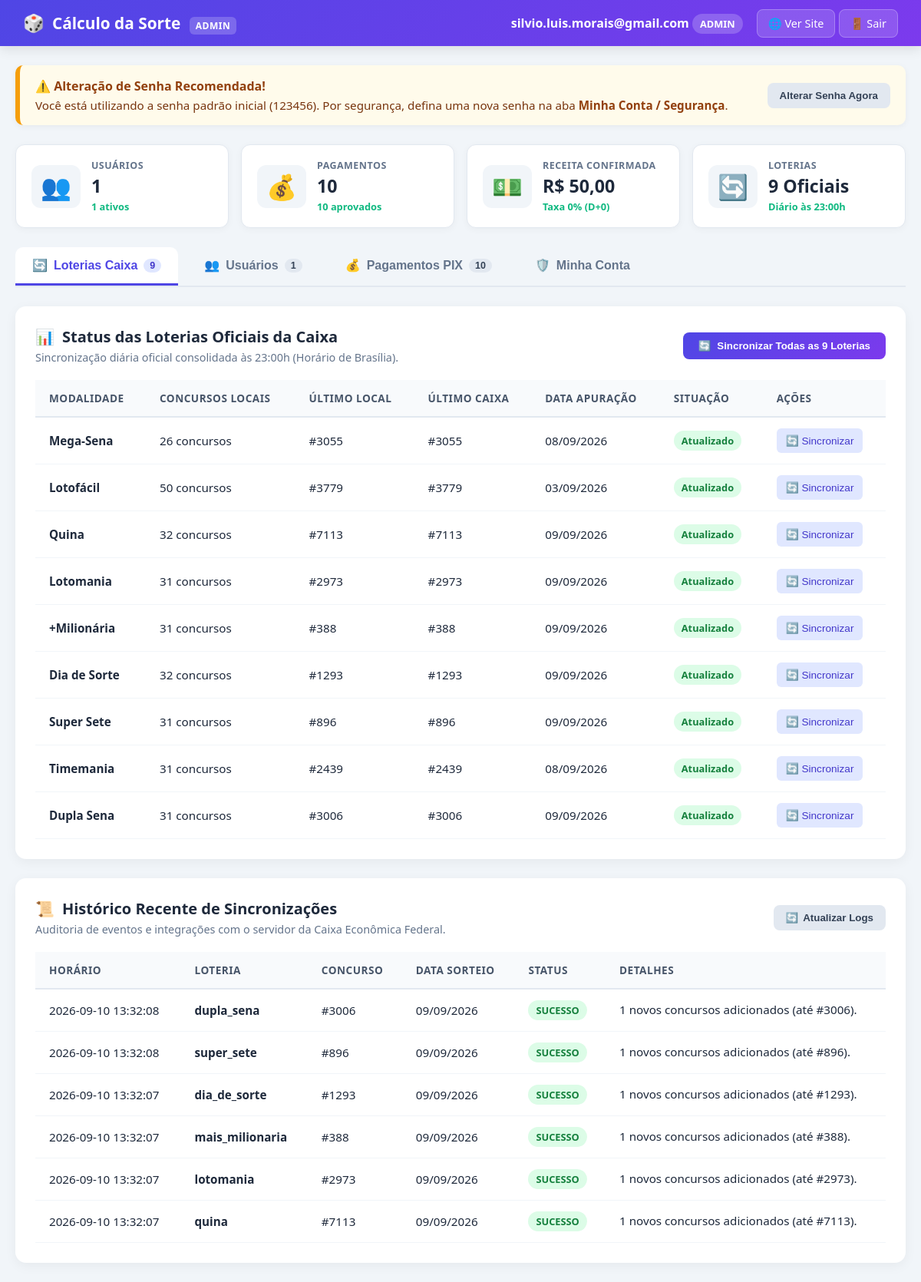
The page /admin (signed in) on the database its author committed.
### tables this page shows
CREATE TABLE users (
                id INTEGER PRIMARY KEY AUTOINCREMENT,
                email TEXT UNIQUE NOT NULL,
                name TEXT NOT NULL DEFAULT 'Apostador',
                password_hash TEXT NOT NULL,
                role TEXT NOT NULL DEFAULT 'user',
                plan TEXT NOT NULL DEFAULT 'free',
                credits INTEGER NOT NULL DEFAULT 1,
                vip_expires_at TIMESTAMP,
                is_blocked INTEGER NOT NULL DEFAULT 0,
                must_change_password INTEGER NOT NULL DEFAULT 0,
                created_at TIMESTAMP DEFAULT CURRENT_TIMESTAMP,
                last_login TIMESTAMP
            , accepted_terms_at TIMESTAMP);

CREATE TABLE sync_logs (
                id INTEGER PRIMARY KEY AUTOINCREMENT,
                loteria_type TEXT NOT NULL,
                concurso INTEGER,
                data_sorteio TEXT,
                status TEXT NOT NULL,
                mensagem TEXT,
                created_at TIMESTAMP DEFAULT CURRENT_TIMESTAMP
            );

### app.py (the view)
@app.route('/admin')
@admin_required
def admin_dashboard():
    user = database.get_user_by_id(session['user_id'])
    usuarios = database.get_all_users()
    pagamentos = database.get_all_payments()
    logs = database.get_latest_sync_logs(15)
    status_loterias = updater.obter_status_loterias(consultar_online=False)
    total_usuarios = len(usuarios)
    usuarios_ativos = sum(1 for u in usuarios if not u.get('is_blocked'))
    total_pagamentos = len(pagamentos)
    pagamentos_aprovados = sum(1 for p in pagamentos if p.get('status') == 'aprovado')
    receita_total = sum(float(p.get('valor', 0)) for p in pagamentos if p.get('status') == 'aprovado')
    metricas = {
        'total_usuarios': total_usuarios,
        'usuarios_ativos': usuarios_ativos,
        'total_pagamentos': total_pagamentos,
        'pagamentos_aprovados': pagamentos_aprovados,
        'receita_total': receita_total
    }
    aba_ativa = request.args.get('aba', 'tab-loterias')
    return render_template(
        'admin.html',
        user=user,
        usuarios=usuarios,
        pagamentos=pagamentos,
        logs=logs,
        status_loterias=status_loterias,
        metricas=metricas,
        aba_ativa=aba_ativa
    )

### app.py (called while the page is built)
@app.after_request
def aplicar_cabecalhos_seguranca(response):
    response.headers['X-Content-Type-Options'] = 'nosniff'
    response.headers['X-Frame-Options'] = 'SAMEORIGIN'
    response.headers['Referrer-Policy'] = 'strict-origin-when-cross-origin'
    response.headers['X-XSS-Protection'] = '1; mode=block'
    return response

### database.py (called while the page is built, shortened)
@contextmanager
def get_db_connection():
    os.makedirs(DATA_DIR, exist_ok=True)
    conn = sqlite3.connect(DB_PATH)
    conn.row_factory = sqlite3.Row
    try:
        yield conn
        conn.commit()
    finally:
        conn.close()

def get_user_by_id(user_id: int) -> Optional[Dict[str, Any]]:
    with get_db_connection() as conn:
        row = conn.execute('SELECT * FROM users WHERE id = ?', (user_id,)).fetchone()
        if row:
            return dict(row)

def get_all_users() -> List[Dict[str, Any]]:
    if os.environ.get('VERCEL'):
        sync_db_from_cloud(force=False)
    with get_db_connection() as conn:
        rows = conn.execute(
            'SELECT id, email, name, role, plan, credits, vip_expires_at, is_blocked, must_change_password, created_at, last_login '
            'FROM users ORDER BY id ASC'
        ).fetchall()
        return [dict(r) for r in rows]

def get_latest_sync_logs(limit: int = 20) -> List[Dict[str, Any]]:
    with get_db_connection() as conn:
        rows = conn.execute(
            'SELECT * FROM sync_logs ORDER BY id DESC LIMIT ?',
            (limit,)
        ).fetchall()
        return [dict(r) for r in rows]

def get_all_payments() -> List[Dict[str, Any]]:
    if os.environ.get('VERCEL'):
        sync_db_from_cloud(force=False)
    with get_db_connection() as conn:
        rows = conn.execute('''
            SELECT p.*, u.email as user_email, u.name as user_name
            FROM payments p
            LEFT JOIN users u ON p.user_id = u.id
            ORDER BY p.id DESC
        ''').fetchall()
        return [dict(r) for r in rows]

### updater.py (called while the page is built)
def carregar_meta(loteria_type: str) -> Dict[str, Any]:
    path = os.path.join(DATA_DIR, f'{loteria_type}_meta.json')
    if not os.path.exists(path) and os.path.exists(os.path.join(ORIGINAL_DATA_DIR, f'{loteria_type}_meta.json')):
        path = os.path.join(ORIGINAL_DATA_DIR, f'{loteria_type}_meta.json')
    if os.path.exists(path):
        try:
            with open(path, 'r', encoding='utf-8') as f:
                return json.load(f)
        except Exception:
            pass
    return {}

### templates/admin.html (shortened to what this page needs)
<!DOCTYPE html>
<html lang="pt-BR">
<head>
</head>
<body>
    <header class="top-navbar">
        <div class="brand">
            <span class="brand-icon">🎲</span>
            <span>Cálculo da <strong>Sorte</strong> <span class="brand-badge-tag">Admin</span></span>
        </div>
        <div class="user-nav">
            <div class="user-info">
                <strong>{{ user.email if user else 'Administrador' }}</strong>
                <span class="badge-role">{{ user.role if user else 'admin' }}</span>
            </div>
            <div class="user-nav-actions">
                <a href="/" class="btn-nav">🌐 Ver Site</a>
                <a href="/logout" class="btn-nav">🚪 Sair</a>
            </div>
        </div>
    </header>
    <div class="container">
        {% if user and user.must_change_password %}
        <div class="alert-banner">
            <div>
                <strong>⚠️ Alteração de Senha Recomendada!</strong>
                <p>Você está utilizando a senha padrão inicial (123456). Por segurança, defina uma nova senha na aba <strong>Minha Conta / Segurança</strong>.</p>
            </div>
            <button class="btn-secondary" onclick="ativarAba('tab-seguranca')">Alterar Senha Agora</button>
        </div>
        {% endif %}
        <div class="metrics-grid">
            <div class="metric-card">
                <div class="metric-icon">👥</div>
                <div class="metric-info">
                    <h4>Usuários</h4>
                    <div class="metric-value">{{ metricas.total_usuarios if metricas else (usuarios|length) }}</div>
                    <div class="metric-sub">{{ metricas.usuarios_ativos if metricas else (usuarios|length) }} ativos</div>
                </div>
            </div>
            <div class="metric-card">
                <div class="metric-icon">💰</div>
                <div class="metric-info">
                    <h4>Pagamentos</h4>
                    <div class="metric-value">{{ metricas.total_pagamentos if metricas else (pagamentos|length) }}</div>
                    <div class="metric-sub">{{ metricas.pagamentos_aprovados if metricas else 0 }} aprovados</div>
                </div>
            </div>
            <div class="metric-card">
                <div class="metric-icon">💵</div>
                <div class="metric-info">
                    <h4>Receita Confirmada</h4>
                    <div class="metric-value">R$ {{ "%.2f"|format(metricas.receita_total if metricas else 0)|replace('.', ',') }}</div>
                    <div class="metric-sub">Taxa 0% (D+0)</div>
                </div>
            </div>
            <div class="metric-card">
                <div class="metric-icon">🔄</div>
                <div class="metric-info">
                    <h4>Loterias</h4>
                    <div class="metric-value">9 Oficiais</div>
                    <div class="metric-sub">Diário às 23:00h</div>
                </div>
            </div>
        </div>
        <div class="tabs-header">
            <button class="tab-btn {% if not aba_ativa or aba_ativa == 'tab-loterias' %}active{% endif %}" onclick="ativarAba('tab-loterias')">
                <span>🔄</span>
                <span>Loterias Caixa</span>
                <span class="tab-counter">9</span>
            </button>
            <button class="tab-btn {% if aba_ativa == 'tab-usuarios' %}active{% endif %}" onclick="ativarAba('tab-usuarios')">
                <span>👥</span>
                <span>Usuários</span>
                <span class="tab-counter" id="badge-total-usuarios">{{ usuarios|length }}</span>
            </button>
            <button class="tab-btn {% if aba_ativa == 'tab-pagamentos' %}active{% endif %}" onclick="ativarAba('tab-pagamentos')">
                <span>💰</span>
                <span>Pagamentos PIX</span>
                <span class="tab-counter" id="badge-total-pagamentos">{{ pagamentos|length }}</span>
            </button>
            <button class="tab-btn {% if aba_ativa == 'tab-seguranca' %}active{% endif %}" onclick="ativarAba('tab-seguranca')">
                <span>🛡️</span>
                <span>Minha Conta</span>
            </button>
        </div>
        <div id="tab-loterias" class="tab-content {% if not aba_ativa or aba_ativa == 'tab-loterias' %}active{% endif %}">
            <div class="card">
                <div class="card-header">
                    <div>
                        <h3><span>📊</span> Status das Loterias Oficiais da Caixa</h3>
                        <p style="color: #64748b; font-size: 0.9rem; margin-top: 4px;">Sincronização diária oficial consolidada às 23:00h (Horário de Brasília).</p>
                    </div>
                    <div>
                        <button class="btn-primary" id="btn-sync-all" onclick="sincronizarTodasLoterias()">
                            <span id="sync-all-icon">🔄</span> Sincronizar Todas as 9 Loterias
                        </button>
                    </div>
                </div>
                <div class="table-responsive">
                    <table class="responsive-card-table">
                        <thead>
                            <tr>
                                <th>Modalidade</th>
                                <th>Concursos Locais</th>
                                <th>Último Local</th>
                                <th>Último Caixa</th>
                                <th>Data Apuração</th>
                                <th>Situação</th>
                                <th>Ações</th>
                            </tr>
                        </thead>
                        <tbody id="tabela-loterias-body">
                            {% if status_loterias %}
                                {% for item in status_loterias %}
                                <tr>
                                    <td data-label="Modalidade"><strong>{{ item.nome }}</strong></td>
                                    <td data-label="Concursos Locais">{{ item.total_local }} concursos</td>
                                    <td data-label="Último Local">#{{ item.ultimo_local }}</td>
                                    <td data-label="Último Caixa">#{{ item.ultimo_caixa }}</td>
                                    <td data-label="Data Apuração">{{ item.data_apuracao }}</td>
                                    <td data-label="Situação">
                                        {% if item.situacao == 'Atualizado' %}
                                            <span class="badge badge-success">Atualizado</span>
                                        {% elif item.situacao == 'Sem histórico' %}
                                            <span class="badge badge-danger">Sem histórico</span>
                                        {% else %}
                                            <span class="badge badge-warning">{{ item.situacao }}</span>
                                        {% endif %}
                                    </td>
                                    <td data-label="Ações">
                                        <button class="btn-sm btn-sync-sm" id="btn-sync-{{ item.loteria_type }}" onclick="sincronizarLoteria('{{ item.loteria_type }}')">
                                            🔄 Sincronizar
                                        </button>
                                    </td>
                                </tr>
                                {% endfor %}
                            {% else %}
                                <tr>
                                    <td colspan="7" style="text-align: center; color: #64748b; padding: 25px;">
                                        Carregando status das loterias...
                                    </td>
                                </tr>
                            {% endif %}
                        </tbody>
                    </table>
                </div>
            </div>
            <div class="card">
                <div class="card-header">
                    <div>
                        <h3><span>📜</span> Histórico Recente de Sincronizações</h3>
                        <p style="color: #64748b; font-size: 0.9rem; margin-top: 4px;">Auditoria de eventos e integrações com o servidor da Caixa Econômica Federal.</p>
                    </div>
                    <div>
                        <button class="btn-secondary" onclick="carregarStatusLoterias()">
                            <span>🔄</span> Atualizar Logs
                        </button>
                    </div>
                </div>
                <div class="table-responsive">
                    <table class="responsive-card-table">
                        <thead>
                            <tr>
                                <th>Horário</th>
                                <th>Loteria</th>
                                <th>Concurso</th>
                                <th>Data Sorteio</th>
                                <th>Status</th>
                                <th>Detalhes</th>
                            </tr>
                        </thead>
                        <tbody id="tabela-logs-body">
                            {% if logs %}
                                {% for log in logs %}
                                <tr>
                                    <td data-label="Horário" style="white-space: nowrap;">{{ log.created_at }}</td>
                                    <td data-label="Loteria"><strong>{{ log.loteria_type }}</strong></td>
                                    <td data-label="Concurso">#{{ log.concurso if log.concurso else '-' }}</td>
                                    <td data-label="Data Sorteio">{{ log.data_sorteio if log.data_sorteio else '-' }}</td>
                                    <td data-label="Status">
                                        <span class="badge {{ 'badge-success' if log.status == 'SUCESSO' else 'badge-danger' }}">{{ log.status }}</span>
                                    </td>
                                    <td data-label="Detalhes" class="col-detalhes">{{ log.mensagem }}</td>
                                </tr>
                                {% endfor %}
                            {% else %}
                                <tr>
                                    <td colspan="6" style="text-align: center; color: #64748b; padding: 20px;">Nenhum registro recente gravado.</td>
                                </tr>
                            {% endif %}
                        </tbody>
                    </table>
                </div>
            </div>
        </div>
    </div>
</body>
</html>

### rows shown on the page
users: email "silvio.luis.morais@gmail.com", role "ADMIN"
sync_logs: nome "Quina", total_local "32", ultimo_local "7113", ultimo_caixa "7113", data_apuracao "09/09/2026", created_at "2026-09-10 13:32:07", loteria_type "quina", concurso "7113", data_sorteio "09/09/2026", status "SUCESSO", mensagem "1 novos concursos adicionados (até #7113)."
sync_logs: nome "Lotomania", total_local "31", ultimo_local "2973", ultimo_caixa "2973", data_apuracao "09/09/2026", created_at "2026-09-10 13:32:07", loteria_type "lotomania", concurso "2973", data_sorteio "09/09/2026", status "SUCESSO", mensagem "1 novos concursos adicionados (até #2973)."
sync_logs: created_at "2026-09-10 13:32:08", loteria_type "dupla_sena", concurso "3006", data_sorteio "09/09/2026", status "SUCESSO", mensagem "1 novos concursos adicionados (até #3006)."
sync_logs: created_at "2026-09-10 13:32:08", loteria_type "super_sete", concurso "896", data_sorteio "09/09/2026", status "SUCESSO", mensagem "1 novos concursos adicionados (até #896)."
sync_logs: created_at "2026-09-10 13:32:07", loteria_type "dia_de_sorte", concurso "1293", data_sorteio "09/09/2026", status "SUCESSO", mensagem "1 novos concursos adicionados (até #1293)."
sync_logs: created_at "2026-09-10 13:32:07", loteria_type "mais_milionaria", concurso "388", data_sorteio "09/09/2026", status "SUCESSO", mensagem "1 novos concursos adicionados (até #388)."

### other values the page prints
{{ metricas.total_usuarios if metricas else (usuarios|length) }} "1"
{{ metricas.usuarios_ativos if metricas else (usuarios|length) }} "1"
{{ metricas.total_pagamentos if metricas else (pagamentos|length) }} "10"
{{ metricas.pagamentos_aprovados if metricas else 0 }} "10"
{{ usuarios|length }} "1"
{{ pagamentos|length }} "10"
{{ item.nome }} "Mega-Sena" "Lotofácil" "+Milionária" "Dia de Sorte" "Super Sete" "Timemania" "Dupla Sena"
{{ item.total_local }} "26" "50" "31" "32" "31" "31" "31"
{{ item.ultimo_local }} "3055" "3779" "388" "1293" "896" "2439" "3006"
{{ item.ultimo_caixa }} "3055" "3779" "388" "1293" "896" "2439" "3006"
{{ item.data_apuracao }} "08/09/2026" "03/09/2026" "09/09/2026" "09/09/2026" "09/09/2026" "08/09/2026" "09/09/2026"
